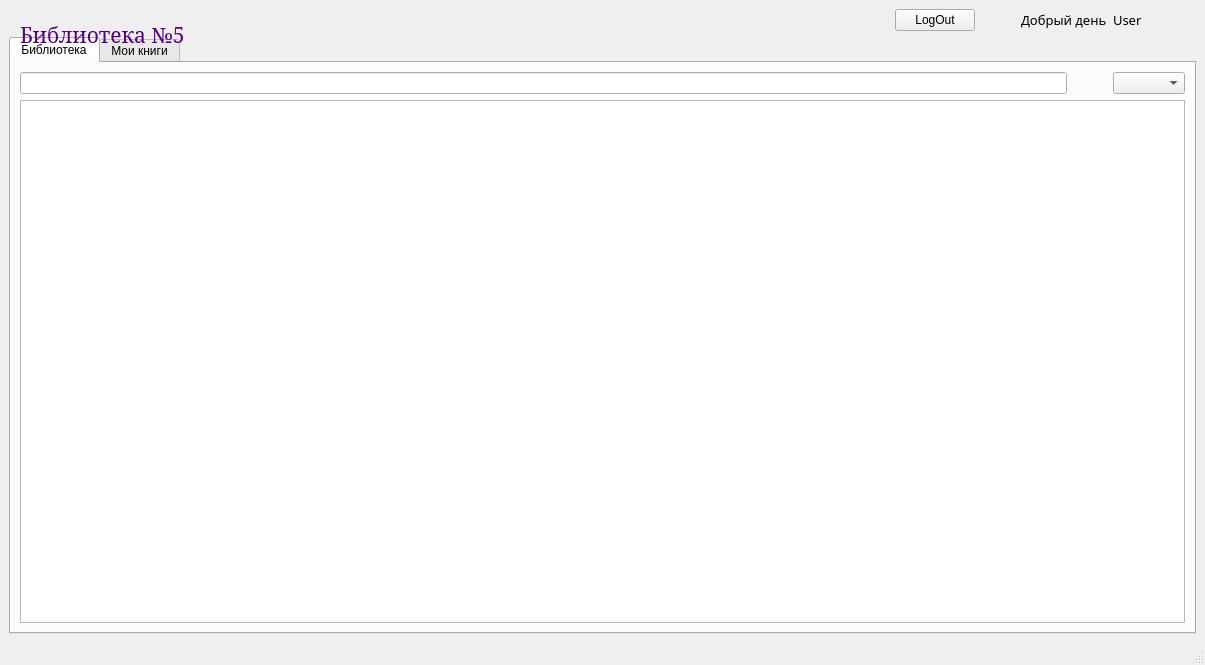
<?xml version="1.0" encoding="UTF-8"?>
<ui version="4.0">
 <class>MainWindow</class>
 <widget class="QMainWindow" name="MainWindow">
  <property name="geometry">
   <rect>
    <x>0</x>
    <y>0</y>
    <width>1205</width>
    <height>665</height>
   </rect>
  </property>
  <property name="windowTitle">
   <string>MainWindow</string>
  </property>
  <property name="tabShape">
   <enum>QTabWidget::Rounded</enum>
  </property>
  <widget class="QWidget" name="centralwidget">
   <layout class="QGridLayout" name="gridLayout_2">
    <item row="0" column="1">
     <widget class="QLabel" name="label_3">
      <property name="sizePolicy">
       <sizepolicy hsizetype="MinimumExpanding" vsizetype="Fixed">
        <horstretch>0</horstretch>
        <verstretch>0</verstretch>
       </sizepolicy>
      </property>
      <property name="maximumSize">
       <size>
        <width>16777215</width>
        <height>71</height>
       </size>
      </property>
      <property name="text">
       <string/>
      </property>
      <property name="pixmap">
       <pixmap>Без имени.jpg</pixmap>
      </property>
      <property name="scaledContents">
       <bool>true</bool>
      </property>
      <property name="alignment">
       <set>Qt::AlignLeading|Qt::AlignLeft|Qt::AlignVCenter</set>
      </property>
     </widget>
    </item>
    <item row="1" column="0" colspan="6">
     <widget class="QTabWidget" name="tabWidget">
      <property name="currentIndex">
       <number>0</number>
      </property>
      <property name="documentMode">
       <bool>false</bool>
      </property>
      <widget class="QWidget" name="tab">
       <attribute name="title">
        <string>Библиотека</string>
       </attribute>
       <layout class="QGridLayout" name="gridLayout">
        <item row="0" column="0">
         <layout class="QHBoxLayout" name="horizontalLayout_3">
          <item>
           <widget class="QLineEdit" name="lineEdit"/>
          </item>
          <item>
           <spacer name="horizontalSpacer_3">
            <property name="orientation">
             <enum>Qt::Horizontal</enum>
            </property>
            <property name="sizeType">
             <enum>QSizePolicy::Minimum</enum>
            </property>
            <property name="sizeHint" stdset="0">
             <size>
              <width>40</width>
              <height>20</height>
             </size>
            </property>
           </spacer>
          </item>
          <item>
           <widget class="QComboBox" name="comboBox">
            <property name="sizePolicy">
             <sizepolicy hsizetype="Preferred" vsizetype="Fixed">
              <horstretch>0</horstretch>
              <verstretch>0</verstretch>
             </sizepolicy>
            </property>
            <property name="currentText">
             <string/>
            </property>
            <property name="currentIndex">
             <number>-1</number>
            </property>
           </widget>
          </item>
         </layout>
        </item>
        <item row="1" column="0">
         <widget class="QTableWidget" name="tableWidget">
          <property name="sizePolicy">
           <sizepolicy hsizetype="Expanding" vsizetype="Expanding">
            <horstretch>0</horstretch>
            <verstretch>0</verstretch>
           </sizepolicy>
          </property>
          <property name="font">
           <font>
            <pointsize>9</pointsize>
           </font>
          </property>
          <property name="acceptDrops">
           <bool>false</bool>
          </property>
          <property name="autoFillBackground">
           <bool>false</bool>
          </property>
          <property name="styleSheet">
           <string notr="true">QTableView {
	gridline-color: black;	
	height: 15px;
    width: 150px; 
    selection-background-color: rgb(255, 125, 12);
}</string>
          </property>
          <property name="frameShape">
           <enum>QFrame::StyledPanel</enum>
          </property>
          <property name="frameShadow">
           <enum>QFrame::Sunken</enum>
          </property>
          <property name="horizontalScrollBarPolicy">
           <enum>Qt::ScrollBarAlwaysOff</enum>
          </property>
          <property name="sizeAdjustPolicy">
           <enum>QAbstractScrollArea::AdjustToContents</enum>
          </property>
          <property name="showGrid">
           <bool>true</bool>
          </property>
          <property name="sortingEnabled">
           <bool>true</bool>
          </property>
          <property name="wordWrap">
           <bool>true</bool>
          </property>
          <attribute name="horizontalHeaderStretchLastSection">
           <bool>true</bool>
          </attribute>
         </widget>
        </item>
       </layout>
      </widget>
      <widget class="QWidget" name="tab_2">
       <attribute name="title">
        <string>Мои книги</string>
       </attribute>
      </widget>
     </widget>
    </item>
    <item row="0" column="2">
     <spacer name="horizontalSpacer_4">
      <property name="orientation">
       <enum>Qt::Horizontal</enum>
      </property>
      <property name="sizeType">
       <enum>QSizePolicy::Fixed</enum>
      </property>
      <property name="sizeHint" stdset="0">
       <size>
        <width>40</width>
        <height>20</height>
       </size>
      </property>
     </spacer>
    </item>
    <item row="0" column="3" colspan="3">
     <layout class="QHBoxLayout" name="horizontalLayout_2">
      <property name="sizeConstraint">
       <enum>QLayout::SetFixedSize</enum>
      </property>
      <item>
       <layout class="QHBoxLayout" name="horizontalLayout">
        <property name="sizeConstraint">
         <enum>QLayout::SetFixedSize</enum>
        </property>
        <item>
         <widget class="QPushButton" name="pushButton">
          <property name="sizePolicy">
           <sizepolicy hsizetype="Fixed" vsizetype="Fixed">
            <horstretch>0</horstretch>
            <verstretch>0</verstretch>
           </sizepolicy>
          </property>
          <property name="text">
           <string>LogOut</string>
          </property>
         </widget>
        </item>
        <item>
         <spacer name="horizontalSpacer">
          <property name="orientation">
           <enum>Qt::Horizontal</enum>
          </property>
          <property name="sizeHint" stdset="0">
           <size>
            <width>40</width>
            <height>20</height>
           </size>
          </property>
         </spacer>
        </item>
        <item>
         <widget class="QLabel" name="label_2">
          <property name="sizePolicy">
           <sizepolicy hsizetype="Fixed" vsizetype="Preferred">
            <horstretch>0</horstretch>
            <verstretch>0</verstretch>
           </sizepolicy>
          </property>
          <property name="font">
           <font>
            <family>T-FLEX Type T</family>
            <pointsize>10</pointsize>
           </font>
          </property>
          <property name="text">
           <string>Добрый день</string>
          </property>
         </widget>
        </item>
        <item>
         <widget class="QLabel" name="label_6">
          <property name="sizePolicy">
           <sizepolicy hsizetype="Fixed" vsizetype="Preferred">
            <horstretch>0</horstretch>
            <verstretch>0</verstretch>
           </sizepolicy>
          </property>
          <property name="font">
           <font>
            <family>T-FLEX Type T</family>
            <pointsize>10</pointsize>
           </font>
          </property>
          <property name="text">
           <string>User</string>
          </property>
         </widget>
        </item>
       </layout>
      </item>
      <item>
       <spacer name="horizontalSpacer_2">
        <property name="orientation">
         <enum>Qt::Horizontal</enum>
        </property>
        <property name="sizeType">
         <enum>QSizePolicy::Minimum</enum>
        </property>
        <property name="sizeHint" stdset="0">
         <size>
          <width>40</width>
          <height>20</height>
         </size>
        </property>
       </spacer>
      </item>
      <item>
       <widget class="QLabel" name="label_4">
        <property name="sizePolicy">
         <sizepolicy hsizetype="Fixed" vsizetype="Preferred">
          <horstretch>0</horstretch>
          <verstretch>0</verstretch>
         </sizepolicy>
        </property>
        <property name="maximumSize">
         <size>
          <width>41</width>
          <height>41</height>
         </size>
        </property>
        <property name="text">
         <string/>
        </property>
        <property name="pixmap">
         <pixmap>LDY81bmK5jE.jpg</pixmap>
        </property>
        <property name="scaledContents">
         <bool>true</bool>
        </property>
       </widget>
      </item>
     </layout>
    </item>
   </layout>
   <widget class="QLabel" name="label">
    <property name="geometry">
     <rect>
      <x>20</x>
      <y>0</y>
      <width>221</width>
      <height>71</height>
     </rect>
    </property>
    <property name="font">
     <font>
      <family>MS Serif</family>
      <pointsize>26</pointsize>
      <strikeout>false</strikeout>
     </font>
    </property>
    <property name="text">
     <string>&lt;html&gt;&lt;head/&gt;&lt;body&gt;&lt;p&gt;&lt;span style=&quot; font-size:16pt; color:#55007f;&quot;&gt;Библиотека №5&lt;/span&gt;&lt;/p&gt;&lt;/body&gt;&lt;/html&gt;</string>
    </property>
   </widget>
   <zorder>label_3</zorder>
   <zorder>label</zorder>
   <zorder>tabWidget</zorder>
   <zorder>horizontalSpacer_4</zorder>
   <zorder></zorder>
  </widget>
  <widget class="QMenuBar" name="menubar">
   <property name="geometry">
    <rect>
     <x>0</x>
     <y>0</y>
     <width>1205</width>
     <height>26</height>
    </rect>
   </property>
  </widget>
  <widget class="QStatusBar" name="statusbar"/>
 </widget>
 <resources/>
 <connections/>
</ui>
